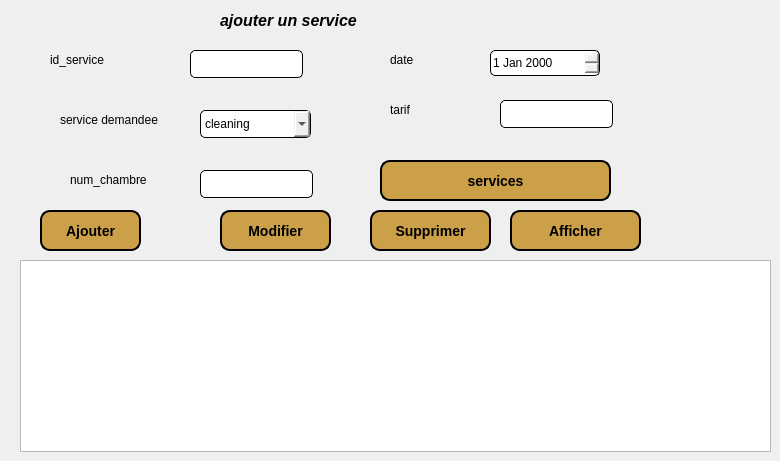
         <widget class="QWidget" name="tab_13">
          <attribute name="title">
           <string>informations</string>
          </attribute>
          <widget class="QToolButton" name="toolButton_4">
           <property name="geometry">
            <rect>
             <x>380</x>
             <y>160</y>
             <width>231</width>
             <height>41</height>
            </rect>
           </property>
           <property name="styleSheet">
            <string notr="true">background-color: rgb(203, 160, 73);
font: italic 5pt &quot;Segoe UI&quot;;

 border: 2px solid black; 
 border-radius: 10px; 
color: black;
font-size: 14px;
font-weight: bold;
 padding: 10px 20px;

</string>
           </property>
           <property name="text">
            <string>services</string>
           </property>
          </widget>
          <widget class="QLineEdit" name="lineEdit_tarif">
           <property name="geometry">
            <rect>
             <x>500</x>
             <y>100</y>
             <width>113</width>
             <height>28</height>
            </rect>
           </property>
           <property name="styleSheet">
            <string notr="true"> border: 1px solid black; 
 border-radius: 5px; </string>
           </property>
          </widget>
          <widget class="QPushButton" name="pushButton_afficher">
           <property name="geometry">
            <rect>
             <x>510</x>
             <y>210</y>
             <width>131</width>
             <height>41</height>
            </rect>
           </property>
           <property name="styleSheet">
            <string notr="true">background-color: rgb(203, 160, 73);
font: italic 5pt &quot;Segoe UI&quot;;

 border: 2px solid black; 
 border-radius: 10px; 
color: black;
font-size: 14px;
font-weight: bold;
 padding: 10px 20px;

</string>
           </property>
           <property name="text">
            <string>Afficher</string>
           </property>
          </widget>
          <widget class="QPushButton" name="pushButton_ajouter">
           <property name="geometry">
            <rect>
             <x>40</x>
             <y>210</y>
             <width>101</width>
             <height>41</height>
            </rect>
           </property>
           <property name="styleSheet">
            <string notr="true">background-color: rgb(203, 160, 73);
font: italic 5pt &quot;Segoe UI&quot;;

 border: 2px solid black; 
 border-radius: 10px; 
color: black;
font-size: 14px;
font-weight: bold;
 padding: 10px 20px;

</string>
           </property>
           <property name="text">
            <string>Ajouter</string>
           </property>
          </widget>
          <widget class="QPushButton" name="pushButton_modifier">
           <property name="geometry">
            <rect>
             <x>220</x>
             <y>210</y>
             <width>111</width>
             <height>41</height>
            </rect>
           </property>
           <property name="styleSheet">
            <string notr="true">background-color: rgb(203, 160, 73);
font: italic 5pt &quot;Segoe UI&quot;;

 border: 2px solid black; 
 border-radius: 10px; 
color: black;
font-size: 14px;
font-weight: bold;
 padding: 10px 20px;

</string>
           </property>
           <property name="text">
            <string>Modifier</string>
           </property>
          </widget>
          <widget class="QLineEdit" name="lineEdit_numero">
           <property name="geometry">
            <rect>
             <x>200</x>
             <y>170</y>
             <width>113</width>
             <height>28</height>
            </rect>
           </property>
           <property name="styleSheet">
            <string notr="true"> border: 1px solid black; 
 border-radius: 5px; </string>
           </property>
          </widget>
          <widget class="QDateEdit" name="dateEdit_date">
           <property name="geometry">
            <rect>
             <x>490</x>
             <y>50</y>
             <width>110</width>
             <height>26</height>
            </rect>
           </property>
           <property name="styleSheet">
            <string notr="true"> border: 1px solid black; 
 border-radius: 5px; 
font: italic 9pt &quot;Segoe UI&quot;;</string>
           </property>
          </widget>
          <widget class="QPushButton" name="pushButton_supprimer">
           <property name="geometry">
            <rect>
             <x>370</x>
             <y>210</y>
             <width>121</width>
             <height>41</height>
            </rect>
           </property>
           <property name="styleSheet">
            <string notr="true">background-color: rgb(203, 160, 73);
font: italic 5pt &quot;Segoe UI&quot;;

 border: 2px solid black; 
 border-radius: 10px; 
color: black;
font-size: 14px;
font-weight: bold;
 padding: 10px 20px;

</string>
           </property>
           <property name="text">
            <string>Supprimer</string>
           </property>
          </widget>
          <widget class="QComboBox" name="comboBox_19">
           <property name="geometry">
            <rect>
             <x>200</x>
             <y>110</y>
             <width>111</width>
             <height>28</height>
            </rect>
           </property>
           <property name="styleSheet">
            <string notr="true"> border: 1px solid black; 
 border-radius: 5px; 
font: italic 9pt &quot;Segoe UI&quot;;</string>
           </property>
           <item>
            <property name="text">
             <string>cleaning</string>
            </property>
           </item>
           <item>
            <property name="text">
             <string>food</string>
            </property>
           </item>
          </widget>
          <widget class="QTableView" name="tableView_5">
           <property name="geometry">
            <rect>
             <x>20</x>
             <y>260</y>
             <width>751</width>
             <height>192</height>
            </rect>
           </property>
          </widget>
          <widget class="QLineEdit" name="lineEdit_id">
           <property name="geometry">
            <rect>
             <x>190</x>
             <y>50</y>
             <width>113</width>
             <height>28</height>
            </rect>
           </property>
           <property name="styleSheet">
            <string notr="true"> border: 1px solid black; 
 border-radius: 5px; </string>
           </property>
          </widget>
          <widget class="QLabel" name="label_86">
           <property name="geometry">
            <rect>
             <x>220</x>
             <y>0</y>
             <width>211</width>
             <height>41</height>
            </rect>
           </property>
           <property name="font">
            <font>
             <family>Segoe UI</family>
             <pointsize>12</pointsize>
             <italic>true</italic>
             <bold>true</bold>
            </font>
           </property>
           <property name="styleSheet">
            <string notr="true">color: rgb(0, 0, 0);
font: 700 italic 12pt &quot;Segoe UI&quot;;</string>
           </property>
           <property name="text">
            <string>ajouter un service</string>
           </property>
          </widget>
          <widget class="QLabel" name="label_22">
           <property name="geometry">
            <rect>
             <x>50</x>
             <y>50</y>
             <width>101</width>
             <height>20</height>
            </rect>
           </property>
           <property name="styleSheet">
            <string notr="true">font: italic 10pt &quot;Segoe UI&quot;;</string>
           </property>
           <property name="text">
            <string>id_service </string>
           </property>
          </widget>
          <widget class="QLabel" name="label_23">
           <property name="geometry">
            <rect>
             <x>60</x>
             <y>110</y>
             <width>131</width>
             <height>20</height>
            </rect>
           </property>
           <property name="styleSheet">
            <string notr="true">font: italic 10pt &quot;Segoe UI&quot;;</string>
           </property>
           <property name="text">
            <string>service demandee</string>
           </property>
          </widget>
          <widget class="QLabel" name="label_24">
           <property name="geometry">
            <rect>
             <x>70</x>
             <y>170</y>
             <width>111</width>
             <height>20</height>
            </rect>
           </property>
           <property name="styleSheet">
            <string notr="true">font: italic 10pt &quot;Segoe UI&quot;;</string>
           </property>
           <property name="text">
            <string>num_chambre </string>
           </property>
          </widget>
          <widget class="QLabel" name="label_25">
           <property name="geometry">
            <rect>
             <x>390</x>
             <y>50</y>
             <width>63</width>
             <height>20</height>
            </rect>
           </property>
           <property name="styleSheet">
            <string notr="true">font: italic 10pt &quot;Segoe UI&quot;;</string>
           </property>
           <property name="text">
            <string>date</string>
           </property>
          </widget>
          <widget class="QLabel" name="label_27">
           <property name="geometry">
            <rect>
             <x>390</x>
             <y>100</y>
             <width>63</width>
             <height>20</height>
            </rect>
           </property>
           <property name="styleSheet">
            <string notr="true">font: italic 10pt &quot;Segoe UI&quot;;</string>
           </property>
           <property name="text">
            <string>tarif </string>
           </property>
          </widget>
         </widget>
